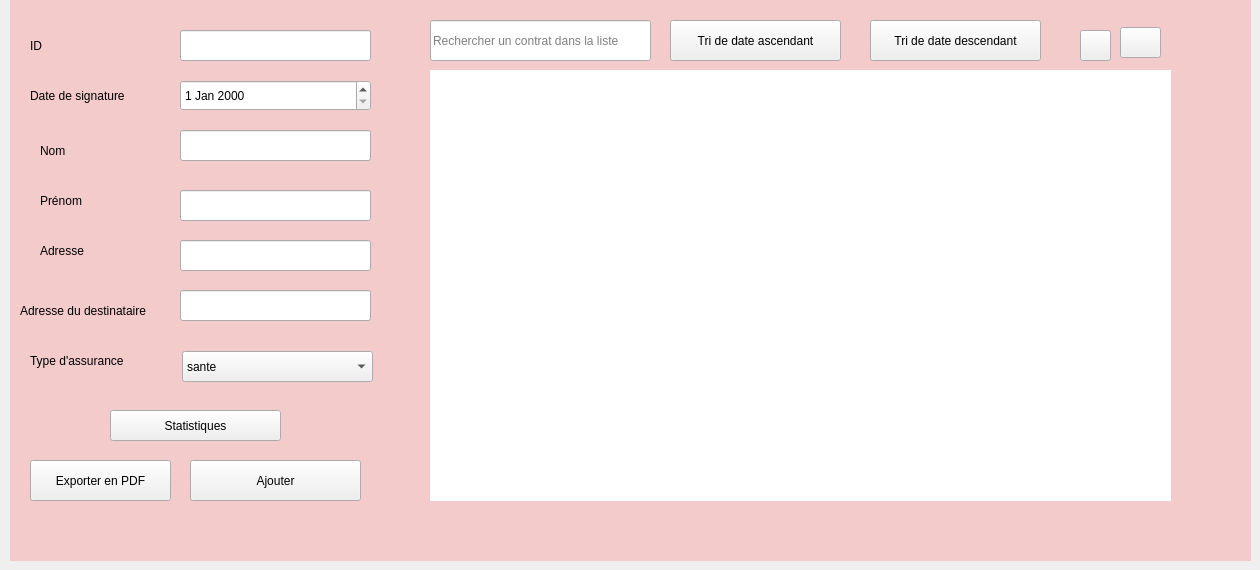
    <widget class="QWidget" name="page_2">
     <widget class="QLabel" name="interfacerose">
      <property name="geometry">
       <rect>
        <x>10</x>
        <y>0</y>
        <width>1241</width>
        <height>561</height>
       </rect>
      </property>
      <property name="styleSheet">
       <string notr="true">    background-color:   #f3cbcb ;
</string>
      </property>
      <property name="text">
       <string/>
      </property>
     </widget>
     <widget class="QLabel" name="Prenom_2">
      <property name="geometry">
       <rect>
        <x>40</x>
        <y>170</y>
        <width>151</width>
        <height>61</height>
       </rect>
      </property>
      <property name="font">
       <font>
        <family>MS Shell Dlg 2</family>
        <pointsize>9</pointsize>
        <weight>50</weight>
        <italic>false</italic>
        <bold>false</bold>
       </font>
      </property>
      <property name="styleSheet">
       <string notr="true">font: 9pt &quot;MS Shell Dlg 2&quot;;
font: 10pt &quot;MS Shell Dlg 2&quot;;
font: 9pt &quot;MS Shell Dlg 2&quot;;</string>
      </property>
      <property name="text">
       <string>Prénom</string>
      </property>
     </widget>
     <widget class="QLabel" name="Nom">
      <property name="geometry">
       <rect>
        <x>40</x>
        <y>120</y>
        <width>141</width>
        <height>61</height>
       </rect>
      </property>
      <property name="font">
       <font>
        <family>MS Shell Dlg 2</family>
        <pointsize>9</pointsize>
        <weight>50</weight>
        <italic>false</italic>
        <bold>false</bold>
       </font>
      </property>
      <property name="styleSheet">
       <string notr="true">font: 9pt &quot;MS Shell Dlg 2&quot;;
font: 10pt &quot;MS Shell Dlg 2&quot;;
font: 9pt &quot;MS Shell Dlg 2&quot;;</string>
      </property>
      <property name="text">
       <string>Nom</string>
      </property>
     </widget>
     <widget class="QLabel" name="Datedesignature">
      <property name="geometry">
       <rect>
        <x>30</x>
        <y>70</y>
        <width>121</width>
        <height>51</height>
       </rect>
      </property>
      <property name="font">
       <font>
        <family>MS Shell Dlg 2</family>
        <pointsize>9</pointsize>
        <weight>50</weight>
        <italic>false</italic>
        <bold>false</bold>
       </font>
      </property>
      <property name="styleSheet">
       <string notr="true">font: 9pt &quot;MS Shell Dlg 2&quot;;
font: 10pt &quot;MS Shell Dlg 2&quot;;
font: 9pt &quot;MS Shell Dlg 2&quot;;</string>
      </property>
      <property name="text">
       <string>Date de signature</string>
      </property>
     </widget>
     <widget class="QLabel" name="adresse">
      <property name="geometry">
       <rect>
        <x>40</x>
        <y>220</y>
        <width>141</width>
        <height>61</height>
       </rect>
      </property>
      <property name="font">
       <font>
        <family>MS Shell Dlg 2</family>
        <pointsize>9</pointsize>
        <weight>50</weight>
        <italic>false</italic>
        <bold>false</bold>
       </font>
      </property>
      <property name="styleSheet">
       <string notr="true">font: 9pt &quot;MS Shell Dlg 2&quot;;
font: 10pt &quot;MS Shell Dlg 2&quot;;
font: 9pt &quot;MS Shell Dlg 2&quot;;</string>
      </property>
      <property name="text">
       <string>Adresse</string>
      </property>
     </widget>
     <widget class="QLabel" name="Adresse_du_destinataire">
      <property name="geometry">
       <rect>
        <x>20</x>
        <y>280</y>
        <width>161</width>
        <height>61</height>
       </rect>
      </property>
      <property name="font">
       <font>
        <family>MS Shell Dlg 2</family>
        <pointsize>9</pointsize>
        <weight>50</weight>
        <italic>false</italic>
        <bold>false</bold>
       </font>
      </property>
      <property name="styleSheet">
       <string notr="true">font: 9pt &quot;MS Shell Dlg 2&quot;;
font: 10pt &quot;MS Shell Dlg 2&quot;;
font: 9pt &quot;MS Shell Dlg 2&quot;;</string>
      </property>
      <property name="text">
       <string>Adresse du destinataire</string>
      </property>
     </widget>
     <widget class="QLabel" name="Typedassurance">
      <property name="geometry">
       <rect>
        <x>30</x>
        <y>330</y>
        <width>141</width>
        <height>61</height>
       </rect>
      </property>
      <property name="font">
       <font>
        <family>MS Shell Dlg 2</family>
        <pointsize>9</pointsize>
        <weight>50</weight>
        <italic>false</italic>
        <bold>false</bold>
       </font>
      </property>
      <property name="styleSheet">
       <string notr="true">font: 9pt &quot;MS Shell Dlg 2&quot;;
font: 10pt &quot;MS Shell Dlg 2&quot;;
font: 9pt &quot;MS Shell Dlg 2&quot;;</string>
      </property>
      <property name="text">
       <string>Type d'assurance</string>
      </property>
     </widget>
     <widget class="QLineEdit" name="Prenom_1">
      <property name="geometry">
       <rect>
        <x>180</x>
        <y>130</y>
        <width>191</width>
        <height>31</height>
       </rect>
      </property>
     </widget>
     <widget class="QLineEdit" name="NomC">
      <property name="geometry">
       <rect>
        <x>180</x>
        <y>190</y>
        <width>191</width>
        <height>31</height>
       </rect>
      </property>
     </widget>
     <widget class="QLineEdit" name="adresse_2">
      <property name="geometry">
       <rect>
        <x>180</x>
        <y>240</y>
        <width>191</width>
        <height>31</height>
       </rect>
      </property>
     </widget>
     <widget class="QLineEdit" name="Add_1">
      <property name="geometry">
       <rect>
        <x>180</x>
        <y>290</y>
        <width>191</width>
        <height>31</height>
       </rect>
      </property>
     </widget>
     <widget class="QPushButton" name="Ajouter">
      <property name="geometry">
       <rect>
        <x>190</x>
        <y>460</y>
        <width>171</width>
        <height>41</height>
       </rect>
      </property>
      <property name="text">
       <string>Ajouter</string>
      </property>
     </widget>
     <widget class="QDateEdit" name="date_a">
      <property name="geometry">
       <rect>
        <x>180</x>
        <y>80</y>
        <width>191</width>
        <height>31</height>
       </rect>
      </property>
     </widget>
     <widget class="QTableView" name="table_as">
      <property name="geometry">
       <rect>
        <x>430</x>
        <y>70</y>
        <width>741</width>
        <height>431</height>
       </rect>
      </property>
      <property name="styleSheet">
       <string notr="true">border:none;</string>
      </property>
     </widget>
     <widget class="QPushButton" name="pushButton">
      <property name="geometry">
       <rect>
        <x>1080</x>
        <y>30</y>
        <width>31</width>
        <height>31</height>
       </rect>
      </property>
      <property name="styleSheet">
       <string notr="true">border-image: url(:/res/pen.png);</string>
      </property>
      <property name="text">
       <string/>
      </property>
     </widget>
     <widget class="QPushButton" name="pushButton_2">
      <property name="geometry">
       <rect>
        <x>1120</x>
        <y>27</y>
        <width>41</width>
        <height>31</height>
       </rect>
      </property>
      <property name="styleSheet">
       <string notr="true">border-image: url(:/res/trash.png);</string>
      </property>
      <property name="text">
       <string/>
      </property>
     </widget>
     <widget class="QComboBox" name="typeaa">
      <property name="geometry">
       <rect>
        <x>182</x>
        <y>351</y>
        <width>191</width>
        <height>31</height>
       </rect>
      </property>
      <item>
       <property name="text">
        <string>sante</string>
       </property>
      </item>
      <item>
       <property name="text">
        <string>famille</string>
       </property>
      </item>
      <item>
       <property name="text">
        <string>voiture</string>
       </property>
      </item>
     </widget>
     <widget class="QLineEdit" name="id">
      <property name="geometry">
       <rect>
        <x>180</x>
        <y>30</y>
        <width>191</width>
        <height>31</height>
       </rect>
      </property>
     </widget>
     <widget class="QLabel" name="Datedesignature_2">
      <property name="geometry">
       <rect>
        <x>30</x>
        <y>20</y>
        <width>121</width>
        <height>51</height>
       </rect>
      </property>
      <property name="font">
       <font>
        <family>MS Shell Dlg 2</family>
        <pointsize>9</pointsize>
        <weight>50</weight>
        <italic>false</italic>
        <bold>false</bold>
       </font>
      </property>
      <property name="styleSheet">
       <string notr="true">font: 9pt &quot;MS Shell Dlg 2&quot;;
font: 10pt &quot;MS Shell Dlg 2&quot;;
font: 9pt &quot;MS Shell Dlg 2&quot;;</string>
      </property>
      <property name="text">
       <string>ID</string>
      </property>
     </widget>
     <widget class="QLineEdit" name="Recherche">
      <property name="geometry">
       <rect>
        <x>430</x>
        <y>20</y>
        <width>221</width>
        <height>41</height>
       </rect>
      </property>
      <property name="text">
       <string/>
      </property>
      <property name="placeholderText">
       <string>Rechercher un contrat dans la liste</string>
      </property>
     </widget>
     <widget class="QPushButton" name="pushButton_5">
      <property name="geometry">
       <rect>
        <x>670</x>
        <y>20</y>
        <width>171</width>
        <height>41</height>
       </rect>
      </property>
      <property name="text">
       <string>Tri de date ascendant</string>
      </property>
     </widget>
     <widget class="QPushButton" name="pushButton_15">
      <property name="geometry">
       <rect>
        <x>870</x>
        <y>20</y>
        <width>171</width>
        <height>41</height>
       </rect>
      </property>
      <property name="text">
       <string>Tri de date descendant</string>
      </property>
     </widget>
     <widget class="QPushButton" name="pdf">
      <property name="geometry">
       <rect>
        <x>30</x>
        <y>460</y>
        <width>141</width>
        <height>41</height>
       </rect>
      </property>
      <property name="text">
       <string>Exporter en PDF</string>
      </property>
     </widget>
     <widget class="QPushButton" name="statistiques">
      <property name="geometry">
       <rect>
        <x>110</x>
        <y>410</y>
        <width>171</width>
        <height>31</height>
       </rect>
      </property>
      <property name="text">
       <string>Statistiques</string>
      </property>
     </widget>
    </widget>
